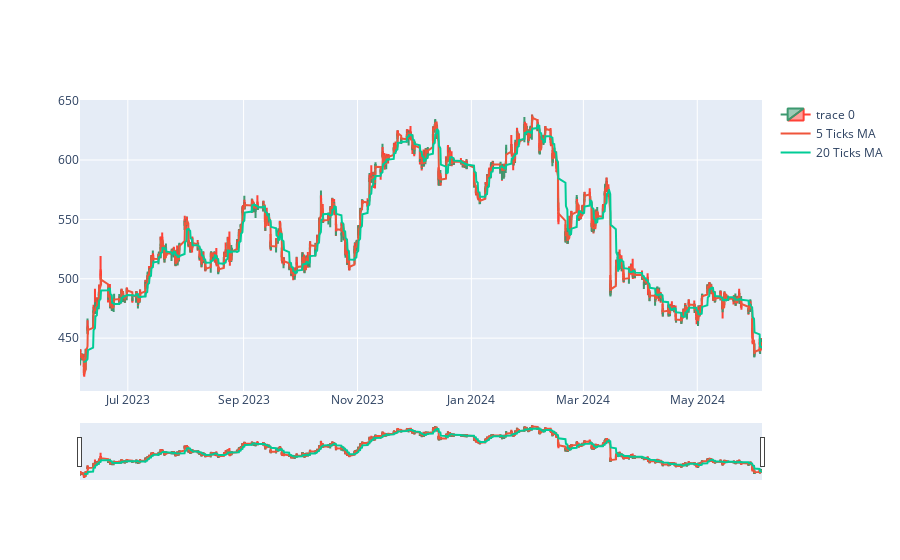

Notebook code for this chart:
### Code cell
# plot eith candle stick

fig = go.Figure(data=[go.Candlestick(x=tsm_data.index,
                open=tsm_data['Open'],
                high=tsm_data['High'],
                low=tsm_data['Low'],
                close=tsm_data['Close'])])

# plot moving average of 20 ticks and 80 ticks

fig.add_trace(go.Scatter(x=tsm_data.index, y=tsm_data['Close'].rolling(window=5).mean(), name='5 Ticks MA'))
fig.add_trace(go.Scatter(x=tsm_data.index, y=tsm_data['Close'].rolling(window=20).mean(), name='20 Ticks MA'))

fig.show()

### Figure 1 — Plotly figure (JSON) as saved in the notebook; plotly's stock layout.template omitted (floating-point values rounded to 4 significant figures; data arrays with more than 128 entries replaced by an {"elided": "..."} marker saying what was removed)
{"data": [{"close": {"elided": "1756 float values"}, "high": {"elided": "1756 float values"}, "low": {"elided": "1756 float values"}, "open": {"elided": "1756 float values"}, "type": "candlestick", "x": {"elided": "1756 str values"}}, {"name": "5 Ticks MA", "type": "scatter", "x": {"elided": "1756 str values"}, "y": {"elided": "1756 float values"}}, {"name": "20 Ticks MA", "type": "scatter", "x": {"elided": "1756 str values"}, "y": {"elided": "1756 float values"}}], "layout": {}}
